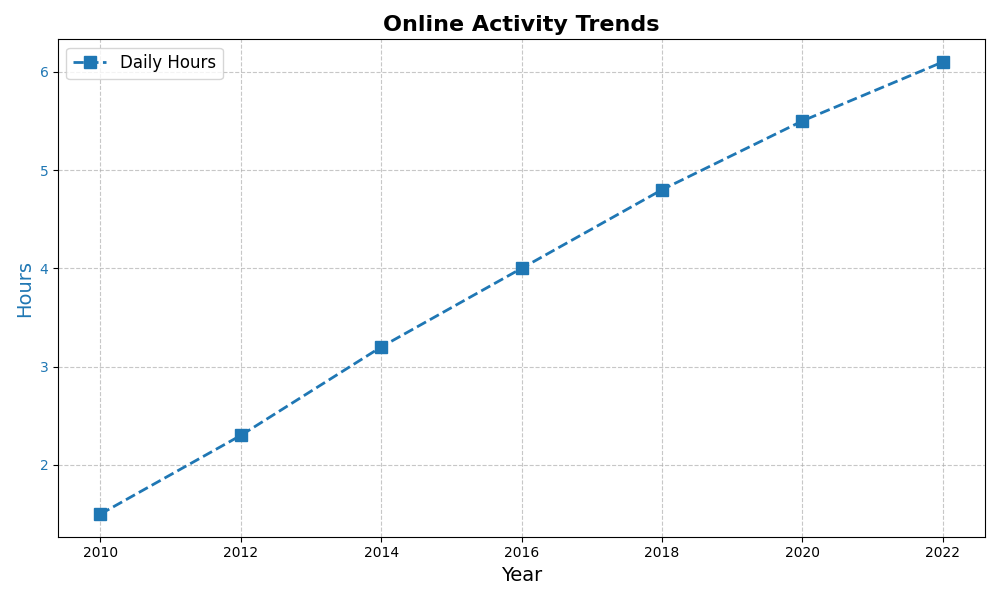

Python code for this plot:
import matplotlib.pyplot as plt
import numpy as np

# Data: Average daily online hours
years = np.array([2010, 2012, 2014, 2016, 2018, 2020, 2022])
avg_daily_hours_online = np.array([1.5, 2.3, 3.2, 4.0, 4.8, 5.5, 6.1])

# Create a plot
fig, ax = plt.subplots(figsize=(10, 6))

# Plotting
color = 'tab:blue'
ax.set_xlabel('Year', fontsize=14)
ax.set_ylabel('Hours', fontsize=14, color=color)
ax.plot(years, avg_daily_hours_online, color=color, marker='s', markersize=8, 
        linestyle='--', linewidth=2, label='Daily Hours')
ax.tick_params(axis='y', labelcolor=color)

# Title and grid
plt.title('Online Activity Trends', fontsize=16, fontweight='bold')
ax.grid(True, linestyle='--', alpha=0.7)

# Legend
ax.legend(loc='upper left', fontsize=12, frameon=True)

# Layout
plt.tight_layout()

# Show the plot
plt.show()
